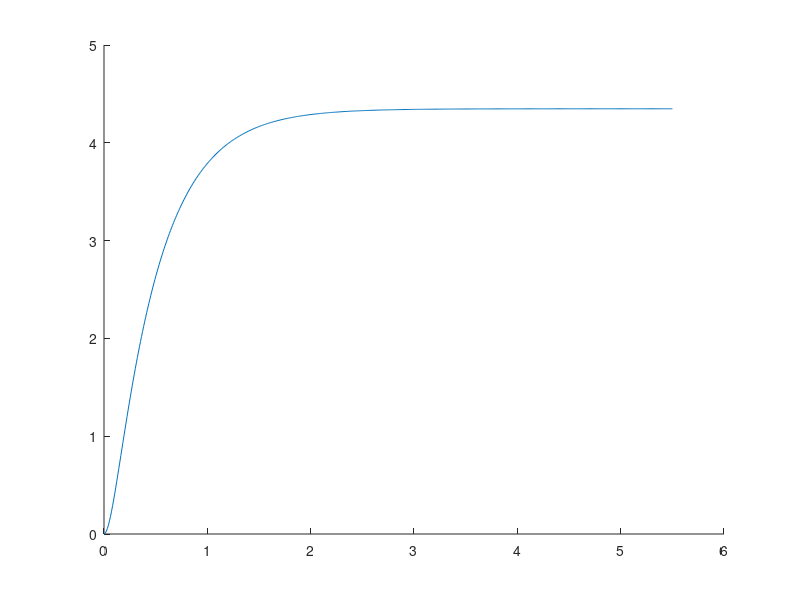

MATLAB code for this plot: (Note: this script raises an error after producing the figure.)
load s20/data120.mat
% plot(t,y)
s = tf('s');
indx = 55; %vsetky nad 0.5 sekund kde nastal skok

t = t(indx:end) - t(indx);
y = y(indx:end) - y(indx);
figure(1)
hold on
plot(t,y)

%5.1.1 1.metoda 
ind1 = 50;
ind2 = 300;

t1 = t(ind1);
t2 = t(ind2);
y1 = y(ind1);
y2 = y(ind2);

K = y(end);
T = (t2-t1)/log((K-y1)/(K-y2));
x =(log((K-y1)/K))/(log((K-y2)/K));
D = (t2*x-t1)/(x-1);

F = K/(1+T*s)*exp(-D*s);
t_model = linspace(0, t(end), 10000);
y_model = step(F,t_model);
plot(t_model,y_model)
%5.1.1 2.metoda 
ind1 = 73;  %cas 0.7 sekundy 
ind2 = 36; %cas 0.33 sekundy 

t1 = t(ind1);
t2 = t(ind2);
y1 = y(ind1);
y2 = y(ind2);

K = y(end);
T = 1.245*(t1-t2);
D = 1.498*t2-0.498*t1;

F = K/(1+T*s)*exp(-D*s);
t_model = linspace(0, t(end), 10000);
y_model = step(F,t_model);
plot(t_model,y_model)

%5.1.1 3.metoda 
ind1 = find_t(y,0.7); 
ind2 = find_t(y,0.33);
t1 = t(ind1);
t2 = t(ind2);

K = y(end);
T = 5.5*(t1-t2);
D = 2.8*t2-1.8*t1;

if(D >= 0)
    F = K/(1+T*s)*exp(-D*s);
else
    F = K/(1+T*s);
end
t_model = linspace(0, t(end), 10000);
y_model = step(F,t_model);
plot(t_model,y_model)
legend("namerane","prva metoda","druha metoda","tretia metoda")